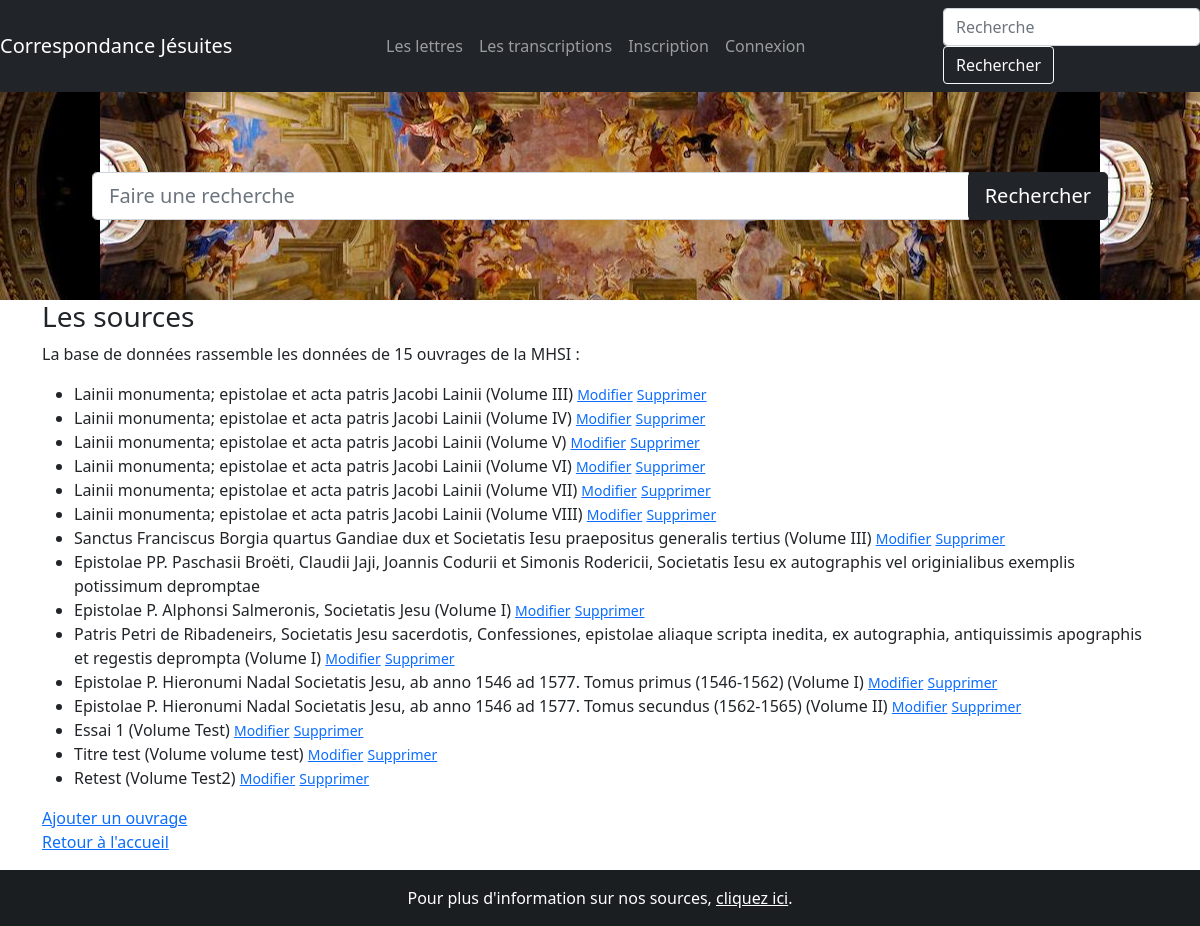
The app's page /publications, older data.
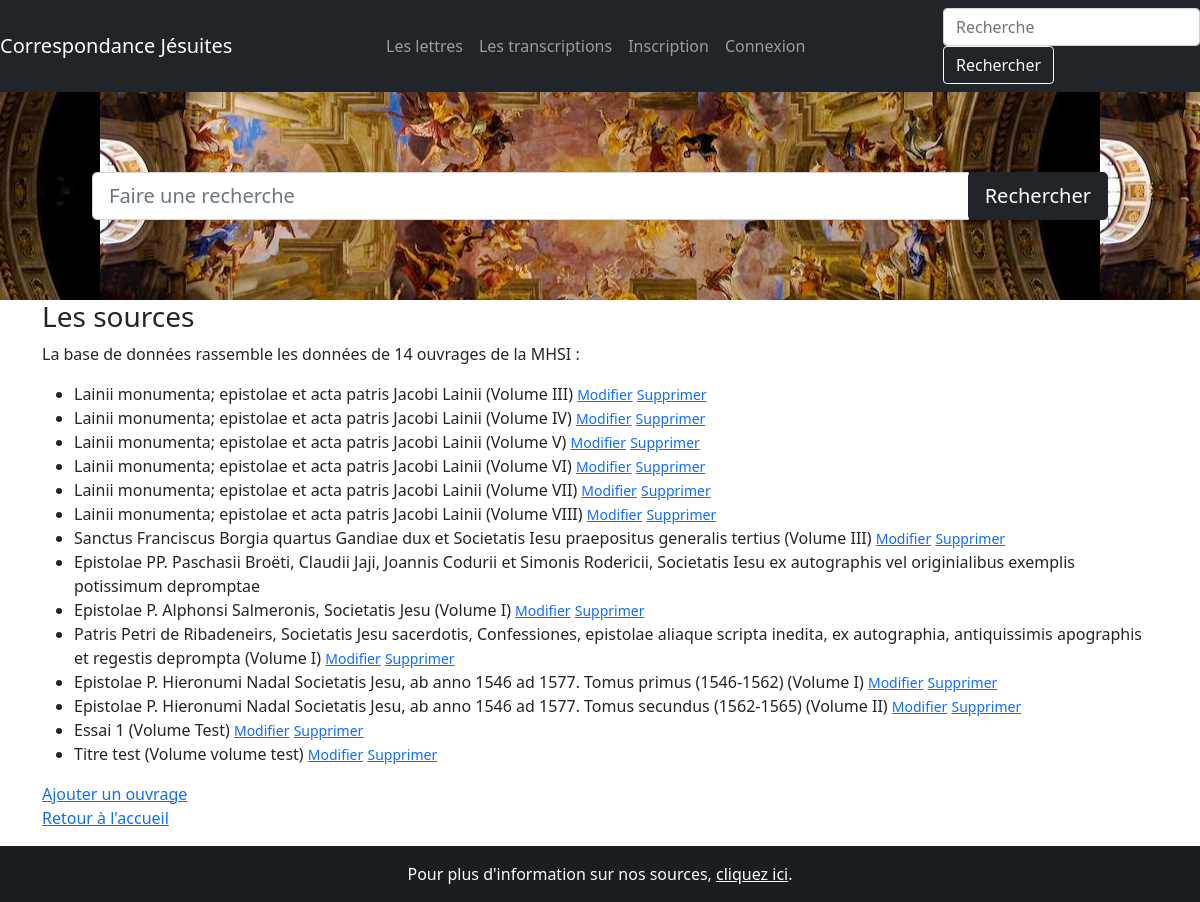
The same page, newer data.
### correspondance/modeles/donnees.py (models this page shows, shortened)
class Publication(db.Model):
    __tablename__ = "publication"
    publication_id = db.Column(db.Integer, unique=True, nullable=False, primary_key=True, autoincrement=True)
    publication_titre = db.Column(db.Text)
    publication_volume = db.Column(db.Text)
    contributions = db.relationship("Contribution", back_populates="publication")

### correspondance/routes/generic.py (the view)
@app.route('/publications', methods=["POST", "GET"])
def publications():
    publications = Publication.query.all()
    return render_template('pages/publications.html', nom="Correspondance jésuite", publications=publications)

### correspondance/templates/pages/publications.html
{% extends "conteneur.html" %}
{% block afternav %}
    {% include "partials/recherche.html" %}
{%endblock%}
{%block corps%}
<h3>Les sources</h3>
        {% if publications %}
        <p>La base de données rassemble les données de {{publications|length}} ouvrages de la MHSI :
        <ul>
        {% for publication in publications %}
        <li>
                {{publication.publication_titre}}
                {% if publication.publication_volume %}
                (Volume {{publication.publication_volume}})
                <small><a href={{url_for('edition_publication',publication_id=publication.publication_id)}}>Modifier</a></small>
                <small><a href={{url_for('suppression_publication',publication_id=publication.publication_id)}}>Supprimer</a></small>
                {% endif %}
        </li>
        {% endfor %}
        </ul>
        </p>
        {% else %}
        <p>La base de données est en cours de constitution</p>
        {% endif %}
        <a href="{{url_for('publication_creation')}}">Ajouter un ouvrage</a>
        <p><a href="{{url_for('accueil')}}">Retour à l'accueil</a></p>
{%endblock%}

### correspondance/templates/conteneur.html (shortened to what this page needs)
<!DOCTYPE html>
<html lang="fr">
    <head>
        {% include "partials/css.html"%}
    </head>
    <body>
        <nav class="navbar navbar-expand-md navbar-dark bg-dark justify-content-between">
            <a class="navbar-brand" href="{{ url_for('accueil') }}">Correspondance Jésuites</a>
            <ul class="navbar-nav mr-auto">
                <li class="nav-item">
                    <a class="nav-link" href="{{url_for('lettres')}}">Les lettres</a>
                </li>
                <li class="nav-item">
                    <a class="nav-link" href="{{url_for('transcriptions')}}">Les transcriptions</a>
                </li>
                {% if not current_user.is_authenticated %}
                <li class="nav-item">
                    <a class="nav-link" href="{{url_for('inscription')}}">Inscription</a>
                </li>
                <li class="nav-item">
                    <a class="nav-link" href="{{url_for('connexion')}}">Connexion</a>
                </li>
                {% else %}
                <li class="nav-item">
                    <a class="nav-link" href="{{url_for('deconnexion')}}">Déconnexion ({{current_user.ut_nom}})</a>
                </li>
                {% endif %}
                </ul>
                <form class="form-inline my-2 my-lg-0" action="{{url_for('recherche')}}" method="GET">
                    <input class="form-control mr-sm-2" name="keyword" type="search" placeholder="Recherche" aria-label="Recherche">
                    <button class="btn btn-outline-light my-2 my-sm-0" type="submit">Rechercher</button>
                </form>
              </nav>
        {% block afternav %}{%endblock%}
          <div class="container">
              <div class="row">
                <div class="col">
                    {% block corps %}{% endblock %}
                </div>
              </div>
          </div>
    </body>
    <footer class="bg-dark text-center text-white">
        <div class="text-center p-3" style="background-color: rgba(0, 0, 0, 0.2);">
        Pour plus d'information sur nos sources, <a  class="text-white" href={{url_for('publications')}}>cliquez ici</a>.
        </div>
    </footer>
</html>

### correspondance/templates/partials/css.html
<link rel="stylesheet" href="{{ url_for('static', filename= 'css/bootstrap.css') }}">

### correspondance/templates/partials/recherche.html
<div class="hero jumbotron">
  <div class="container">
    <form class="form" action="{{url_for('recherche')}}" method="GET">
      <div class="input-group">
        <input type="search" name="keyword" class="form-control form-control-lg" type="text" placeholder="Faire une recherche">
        <span class="input-group-btn">
          <button class="btn btn-dark btn-lg" role="button">Rechercher</button>
        </span>
      </div>
    </form>
  </div>
</div>

Row changes from the older to the newer data that the page shows:
removed Publication: publication_titre "Retest", publication_volume "Test2"
Text that changed along with them:
{{ publications|length }}: "15" → "14"
